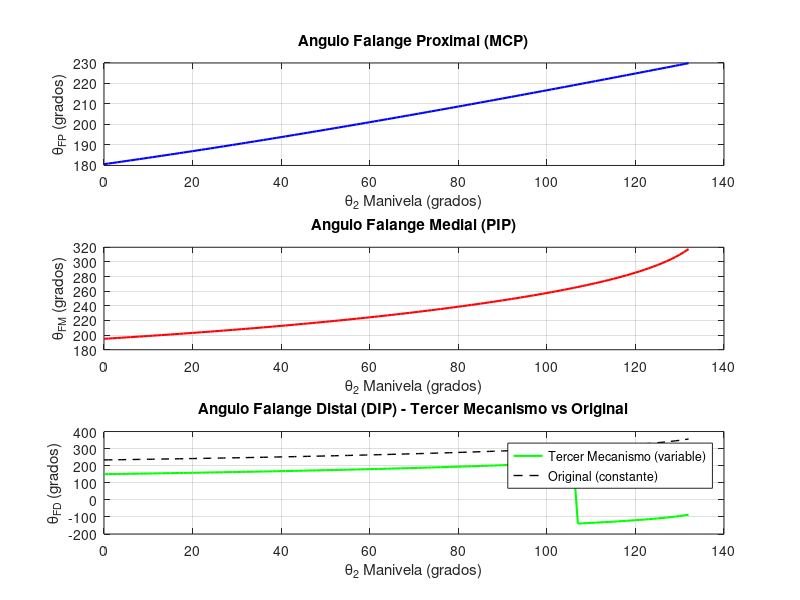

Write the MATLAB code that produced this figure. (Note: this script raises an error after producing the figure.)
% Analisis de posicion del mecanismo completo con TERCER MECANISMO DE 4 BARRAS
% para la falange distal (articulacion IFD/DIP)
% Autor: Basado en CinematicaExoFinal.m con adicion del tercer mecanismo
%
% DESCRIPCION:
% Este script implementa la cadena cinematica completa del exoesqueleto
% incluyendo un tercer mecanismo de 4 barras que proporciona movimiento
% VARIABLE e INDEPENDIENTE a la falange distal (articulacion DIP).
%
% El tercer mecanismo utiliza:
%   - Punto P3 (calculado por el segundo mecanismo) como punto de entrada
%   - Un punto de soporte S3 sobre la falange medial como pivote fijo
%   - Link9 = 25mm como acoplador
%   - Link10 = 35mm como balancin de salida
%   - La salida determina theta_fd de forma VARIABLE (ya no es constante)
%
% IMPORTANTE: Todo el mecanismo va montado SOBRE el dedo (no por debajo)

clear all;
close all;
clc;

%% ========================================================================
% PARAMETROS DE DISENO
% =========================================================================
% Parametros originales del exoesqueleto (dedo indice)
Bancada1 = 18;       % mm
Bancada2 = 20;       % mm
Link1 = 35;          % mm - Eslabon 1 del primer mecanismo 5B
Link2 = 49;          % mm - Eslabon 2 del primer mecanismo 5B
Link3 = 25;          % mm - Eslabon 3 del primer mecanismo 5B
Link4 = 20;          % mm - Eslabon 4 (manivela compartida)
Link5 = 25;          % mm - Eslabon 5
Link6 = 55;          % mm - Eslabon 6 del segundo mecanismo 5B
Link7 = 35;          % mm - Eslabon 7 (manivela segundo 4B)
Link8 = 52;          % mm - Eslabon 8 (acoplador segundo 4B)
Link9 = 25;          % mm - Eslabon 9 (acoplador TERCER 4B) - AHORA EN USO
Link10 = 35;         % mm - Eslabon 10 (balancin TERCER 4B) - AHORA EN USO
c2 = 46.01;          % mm - Distancia entre art. IFP y punto P3
TETHA2inicial = 0;   % grados - Angulo inicial manivela 5B
TETHA1inicial = 109; % grados - Angulo inicial manivela 4B
THETA14B = 90;       % grados - Angulo bancada primer 4B
hsp = 17;            % mm - Altura soportes falange proximal
dsp = 18;            % mm - Distancia soporte a articulacion
fp = 49;             % mm - Largo falange proximal
fm = 26;             % mm - Largo falange medial
fd = 24;             % mm - Largo falange distal
THETAauxfm = 51.39;  % grados - Angulo auxiliar falange medial
THETAauxfd = 38.78;  % grados - Angulo auxiliar falange distal (referencia)

% Parametros del TERCER MECANISMO DE 4 BARRAS (nuevos)
% Soporte S3: punto fijo sobre la falange medial, a una distancia dsp3
% desde la articulacion IFD (hacia IFP), a una altura hsp3 sobre la falange
hsp3 = 12;           % mm - Altura del soporte S3 sobre falange medial
dsp3 = 8;            % mm - Distancia del soporte S3 desde IFD hacia IFP
% Estas dimensiones son proporcionales a la falange medial (26mm)
% y mantienen el mecanismo compacto y SOBRE el dedo

omega2 = 10;         % RPM - Velocidad manivela
reng = 2;            % Relacion de engranaje

%% ========================================================================
% ASIGNACION DE VARIABLES PARA ECUACIONES
% =========================================================================

% Primer mecanismo de 5 barras
r4 = Link1;
r5 = Link2;
r2 = Link3;
r1 = Link4;
r3 = Bancada1/2;

% Primer mecanismo de 4 barras
a = Link4;
b = Link5;
c = sqrt(hsp^2+dsp^2); % Hipotenusa de los soportes de la falange proximal
d = Bancada2;

% Segundo mecanismo de 5 barras
r1m2 = fp - 2*dsp;  % Distancia entre soportes S1 y S2
r2m2 = Link7;
r3m2 = Link5/2;     % Mitad del Link 5
r4m2 = Link3;
r5m2 = Link6;

% Segundo mecanismo de 4 barras
a2 = Link7;
b2 = Link8;
% c2 se ingresa como parametro directo
d2 = sqrt(hsp^2 + dsp^2); % Hipotenusa soportes falange proximal

% Tercer mecanismo de 4 barras
% a3 = distancia de S3 a P3 (variable, se calcula en cada iteracion)
% b3 = Link9 (acoplador)
% c3 = Link10 (balancin - conecta al soporte de la falange distal)
% d3 = distancia de S3 al punto de conexion en falange distal (bancada)
b3 = Link9;          % 25 mm - acoplador
c3 = Link10;         % 35 mm - balancin
% d3 se calcula como la distancia del soporte S3 al pivote de salida
% El pivote de salida esta sobre la falange distal a una distancia hsp3
% desde la articulacion IFD
d3_frame = sqrt(hsp3^2 + dsp3^2); % Bancada del tercer mecanismo

%% ========================================================================
% CONFIGURACION DEL BUCLE PRINCIPAL
% =========================================================================
theta14B_rad = THETA14B*pi/180;
OMEGA2 = omega2*2*pi/60;
tiempototal = (2*pi)/OMEGA2;

jnodos = 360;
dtheta = 360/(jnodos);
dtiempo = tiempototal/jnodos;

% Numero de pasos (solo recorremos 132 grados como en el original)
npasos = 133;

% Preasignacion de vectores
tiempo = zeros(1,npasos);
THETA2 = zeros(1,npasos);
THETA1 = zeros(1,npasos);
pxP = zeros(1,npasos); pyP = zeros(1,npasos);
pxIFP = zeros(1,npasos); pyIFP = zeros(1,npasos);
pxIFD = zeros(1,npasos); pyIFD = zeros(1,npasos);
pxPF = zeros(1,npasos); pyPF = zeros(1,npasos);
pxS1 = zeros(1,npasos); pyS1 = zeros(1,npasos);
pxS2 = zeros(1,npasos); pyS2 = zeros(1,npasos);
pxM4 = zeros(1,npasos); pyM4 = zeros(1,npasos);
pxP2so = zeros(1,npasos); pyP2so = zeros(1,npasos);
pxP3 = zeros(1,npasos); pyP3 = zeros(1,npasos);
pxS3 = zeros(1,npasos); pyS3 = zeros(1,npasos);
THETAfp = zeros(1,npasos);
THETAfm = zeros(1,npasos);
THETAfd = zeros(1,npasos);
THETAfd_original = zeros(1,npasos);
THETA4am2 = zeros(1,npasos);
THETA4am3 = zeros(1,npasos); % Angulo del balancin del tercer 4B
valid = ones(1,npasos); % Flag de validez

%% ========================================================================
% BUCLE PRINCIPAL DE CALCULO
% =========================================================================
for j=1:npasos
    
tiempo(j) = (j-1)*dtiempo;
THETA2(j) = (j-1)*dtheta + TETHA2inicial;
theta2 = THETA2(j)*pi/180;

THETA1(j) = THETA2(j)/reng + TETHA1inicial;
theta1 = THETA1(j)*pi/180;

%% --- PRIMER MECANISMO DE 5 BARRAS ---
e_5b = (r1*sin(theta1) - r4*sin(theta2)) / (r4*cos(theta2) - r1*cos(theta1) + 2*r3);
temp1 = (2*(r1*r3*cos(theta1) + r3*r4*cos(theta2)) - r1^2 + r2^2 + r4^2 - r5^2);
f_5b = temp1 / (2*(r4*cos(theta2) - r1*cos(theta1) + 2*r3));

daux = e_5b^2 + 1;
g_5b = 2*(e_5b*f_5b - e_5b*r1*cos(theta1) + e_5b*r3 - r1*sin(theta1));
h_5b = f_5b^2 - 2*f_5b*(r1*cos(theta1) - r3) - 2*r1*r3*cos(theta1) + r1^2 + r3^2 - r2^2;

disc1 = g_5b^2 - 4*daux*h_5b;
if disc1 < 0
    valid(j) = 0; continue;
end

pyP(j) = (-g_5b + sqrt(disc1)) / (2*daux);
pxP(j) = e_5b*pyP(j) + f_5b;

%% --- PRIMER MECANISMO DE 4 BARRAS ---
k1 = d*cos(theta14B_rad) + a*cos(theta1);
k2 = d*sin(theta14B_rad) + a*sin(theta1);
k3 = k1^2 + k2^2 + c^2 - b^2;
A1_4b = -k3 - 2*k1*c;
B1_4b = 4*k2*c;
C1_4b = 2*k1*c - k3;

disc2 = B1_4b^2 - 4*A1_4b*C1_4b;
if disc2 < 0
    valid(j) = 0; continue;
end

tantheta42 = (-B1_4b - sqrt(disc2)) / (2*A1_4b);
theta4a = 2*atan(tantheta42);
THETA4a_val = theta4a*180/pi;
if THETA4a_val < 0
    THETA4a_val = 360 + THETA4a_val;
end

% Posicion falange proximal
THETAfp(j) = THETA4a_val + atand(hsp/dsp);
thetafp = deg2rad(THETAfp(j));
pxIFP(j) = fp*cos(thetafp) - d*cos(theta14B_rad) - r3;
pyIFP(j) = fp*sin(thetafp) - d*sin(theta14B_rad);

% Soportes S1 y S2
pxS1(j) = c*cos(theta4a) - d*cos(theta14B_rad) - r3;
pyS1(j) = c*sin(theta4a) - d*sin(theta14B_rad);
THETAps2 = THETAfp(j) - atand(hsp/(fp-dsp));
thetaps2 = deg2rad(THETAps2);
rs2 = sqrt(hsp^2 + (fp-dsp)^2);
pxS2(j) = rs2*cos(thetaps2) - d*cos(theta14B_rad) - r3;
pyS2(j) = rs2*sin(thetaps2) - d*sin(theta14B_rad);

% Punto M4
pxM4(j) = a*cos(theta1) - r3;
pyM4(j) = a*sin(theta1);

%% --- SEGUNDO MECANISMO DE 5 BARRAS (sistema secundario) ---
THETAroll = atan2d(pyM4(j) - pyS1(j), pxM4(j) - pxS1(j));
thetaroll = deg2rad(THETAroll);

THETA1m2so = atan2d(pyS2(j) - pyS1(j), pxS2(j) - pxS1(j));
if THETA1m2so < 0, THETA1m2so = 360 + THETA1m2so; end
THETA1m2_val = THETA1m2so - THETAroll;
theta1m2 = deg2rad(THETA1m2_val);

THETA2m2so = atan2d(pyP(j) - pyM4(j), pxP(j) - pxM4(j));
if THETA2m2so < 0, THETA2m2so = 360 + THETA2m2so; end
THETA2m2_val = THETA2m2so - THETAroll;
theta2m2 = deg2rad(THETA2m2_val);

% Solucion del segundo 5 barras
temp2 = (r4m2*cos(theta2m2) - r1m2*cos(theta1m2) + 2*r3m2);
if abs(temp2) < 1e-6
    valid(j) = 0; continue;
end
em2 = (r1m2*sin(theta1m2) - r4m2*sin(theta2m2)) / temp2;
temp3 = (2*(r1m2*r3m2*cos(theta1m2) + r3m2*r4m2*cos(theta2m2)) - r1m2^2 + r2m2^2 + r4m2^2 - r5m2^2);
fm2 = temp3 / (2*temp2);

dauxm2 = em2^2 + 1;
gm2 = 2*(em2*fm2 - em2*r1m2*cos(theta1m2) + em2*r3m2 - r1m2*sin(theta1m2));
hm2 = fm2^2 - 2*fm2*(r1m2*cos(theta1m2) - r3m2) - 2*r1m2*r3m2*cos(theta1m2) + r1m2^2 + r3m2^2 - r2m2^2;

disc3 = gm2^2 - 4*dauxm2*hm2;
if disc3 < 0
    valid(j) = 0; continue;
end

pyP2_loc = (-gm2 + sqrt(disc3)) / (2*dauxm2);
pxP2_loc = em2*pyP2_loc + fm2;

% Traslado al sistema original
p2_mag = sqrt(pxP2_loc^2 + pyP2_loc^2);
THETA2p2 = atan2d(pyP2_loc, pxP2_loc);
theta2p2 = deg2rad(THETA2p2);

pxAUX = (pxS1(j) + pxM4(j))/2;
pyAUX = (pyS1(j) + pyM4(j))/2;

pxP2so(j) = p2_mag*cos(theta2p2 + thetaroll) + pxAUX;
pyP2so(j) = p2_mag*sin(theta2p2 + thetaroll) + pyAUX;

%% --- SEGUNDO MECANISMO DE 4 BARRAS ---
THETA14B2 = atan2d(pyS2(j) - pyIFP(j), pxS2(j) - pxIFP(j));
theta14B2 = deg2rad(THETA14B2);
THETA24B2 = atan2d(pyP2so(j) - pyS2(j), pxP2so(j) - pxS2(j));
if THETA24B2 < 0, THETA24B2 = 360 + THETA24B2; end
theta24B2 = deg2rad(THETA24B2);

k1m2 = d2*cos(theta14B2) + a2*cos(theta24B2);
k2m2 = d2*sin(theta14B2) + a2*sin(theta24B2);
k3m2 = k1m2^2 + k2m2^2 + c2^2 - b2^2;
A1m2 = -k3m2 - 2*k1m2*c2;
B1m2 = 4*k2m2*c2;
C1m2 = 2*k1m2*c2 - k3m2;

disc4 = B1m2^2 - 4*A1m2*C1m2;
if disc4 < 0
    valid(j) = 0; continue;
end

tantheta42m2 = (-B1m2 - sqrt(disc4)) / (2*A1m2);
theta4am2 = 2*atan(tantheta42m2);
THETA4am2(j) = theta4am2*180/pi;
if THETA4am2(j) < 0
    THETA4am2(j) = 360 + THETA4am2(j);
end

% Coordenadas del punto P3
pxP3(j) = pxIFP(j) + c2*cos(deg2rad(THETA4am2(j)));
pyP3(j) = pyIFP(j) + c2*sin(deg2rad(THETA4am2(j)));

% Posicion de la falange medial
THETAfm(j) = THETA4am2(j) + THETAauxfm;
thetafm = deg2rad(THETAfm(j));

pxIFD(j) = fm*cos(thetafm) + pxIFP(j);
pyIFD(j) = fm*sin(thetafm) + pyIFP(j);

% =====================================================================
% CALCULO ORIGINAL de theta_fd (constante) - para comparacion
THETAfd_original(j) = THETAfm(j) + THETAauxfd;

%% --- TERCER MECANISMO DE 4 BARRAS (NUEVO) ---
% Este mecanismo proporciona movimiento VARIABLE a la falange distal.
%
% Configuracion del tercer mecanismo de 4 barras:
%   - Bancada (frame): distancia de S3 a un pivote D3 sobre falange distal
%     S3 esta fijo sobre la falange medial (se mueve con ella)
%     D3 esta sobre la falange distal (es el punto que determina theta_fd)
%   - Manivela (input): eslabon que conecta S3 con P3
%     (P3 es el punto calculado por el 2do mecanismo, se mueve)
%   - Acoplador: Link9 = 25 mm (conecta P3 con D3 a traves de un punto)
%   - Balancin (output): Link10 = 35 mm (determina el angulo de salida)
%
% El punto S3 se ubica sobre la falange medial:
%   S3 = IFD + rotacion(thetafm - pi) * [dsp3; hsp3]
%   Es decir, esta a dsp3 mm ANTES de IFD y hsp3 mm POR ENCIMA

% Calculo de la posicion del soporte S3 (fijo en la falange medial)
% S3 esta a una distancia dsp3 de IFD hacia IFP, y hsp3 por encima
theta_s3_offset = atan2(hsp3, dsp3);
dist_s3 = sqrt(hsp3^2 + dsp3^2);
% La direccion "hacia IFP" desde IFD es thetafm + pi (180 grados opuesto)
% El soporte esta ARRIBA, por lo que sumamos el offset angular
theta_s3_abs = thetafm + pi - theta_s3_offset;
pxS3(j) = pxIFD(j) + dist_s3*cos(theta_s3_abs);
pyS3(j) = pyIFD(j) + dist_s3*sin(theta_s3_abs);

% Ahora resolvemos el tercer mecanismo de 4 barras
% Variables del tercer 4B:
%   - Bancada del 3er 4B: distancia entre S3 y un pivote fijo D3
%     D3 esta sobre la falange distal, a una distancia similar (hsp3, dsp3)
%     desde IFD pero en la direccion de la falange distal
%   - Para el tercer mecanismo:
%     * La "entrada" es el angulo del vector S3->P3
%     * La "bancada" es d3_frame (distancia fija S3 a D3_base)
%     * El acoplador es Link9
%     * El balancin es Link10
%
% Definicion geometrica:
%   a3 = distancia de S3 a P3 (longitud de la manivela de entrada)
%        Nota: esta cambia en cada paso, pero lo que es constante
%        es que P3 es el punto de entrada conducido por el 2do mecanismo
%   Sin embargo, para un mecanismo de 4 barras standard, necesitamos
%   una manivela de longitud fija. La solucion es:
%   La "manivela" del tercer 4B NO es S3->P3 directamente.
%   En su lugar, usamos la formulacion clasica donde:
%     - El eslabon de entrada (a3) conecta S3 con un punto Q3
%       que se mueve segun el angulo del vector S3->P3
%     - Usamos un eslabon de longitud fija desde S3 hasta un punto
%       intermedio, y P3 conduce ese angulo.
%
% SOLUCION ADOPTADA:
%   Usamos la posicion relativa de P3 respecto a S3 para definir el
%   angulo de entrada del tercer 4B. La "manivela" tiene longitud fija
%   definida como la distancia media S3-P3. Para manejar la variacion
%   de distancia, el acoplador (Link9) absorbe la diferencia mediante
%   un punto deslizante, PERO esto complicaria el diseno.
%
%   ALTERNATIVA MAS SIMPLE Y MECANICAMENTE VIABLE:
%   Conectar P3 directamente a un eslabon (Link9) que va al pivote de
%   salida en la falange distal. Es decir:
%   - P3 es el punto de entrada (se mueve con el 2do mecanismo)
%   - Link9 conecta P3 con un punto D3 (pivote en la falange distal)
%   - Link10 conecta D3 con S3 (triangulo de cierre)
%   - S3 es fijo en la falange medial
%   - IFD es la articulacion entre medial y distal
%
%   Esto forma un mecanismo de 4 barras:
%   Eslabones: S3-IFD (parte de falange medial, fijo) = bancada local
%              IFD-D3 (parte de falange distal) = balancin de salida
%              D3-P3 = Link9 (acoplador)
%              P3-S3 = variable (conducido por 2do mecanismo)
%
%   PERO la longitud P3-S3 varia...
%   SOLUCION FINAL: Usar P3 como punto del acoplador extendido del
%   segundo mecanismo, y resolver un lazo cerrado:
%   S3 -> P3 -> (Link9) -> D3 -> (Link10) -> S3
%   donde S3 y D3 estan definidos por sus posiciones relativas.

% Formulacion final del tercer mecanismo:
% Es un mecanismo RSSR (equivalente a 4 barras en 2D):
%   Lazo: IFD -> S3 -> P3 -> Q3 -> IFD
%   donde Q3 es un punto sobre la falange distal
%
% Simplificacion practica:
% Usaremos la distancia P3-IFD como "manivela variable" y resolveremos
% para el angulo de la falange distal que satisface:
%   P3 esta conectado a un punto D3 en la falange distal mediante Link9
%   D3 esta a una distancia Link10 de IFD sobre la falange distal
%
% Lazo vectorial del tercer 4B:
%   IFD + Link10*[cos(theta_fd); sin(theta_fd)] = D3
%   |P3 - D3| = Link9
%
% Esto nos da: |P3 - IFD - Link10*[cos(tfd); sin(tfd)]|^2 = Link9^2
% Expandiendo:
%   (pxP3-pxIFD-Link10*cos(tfd))^2 + (pyP3-pyIFD-Link10*sin(tfd))^2 = Link9^2
%
% Sea dx = pxP3(j) - pxIFD(j), dy = pyP3(j) - pyIFD(j)
% (dx - Link10*cos(tfd))^2 + (dy - Link10*sin(tfd))^2 = Link9^2
% dx^2 - 2*dx*Link10*cos(tfd) + Link10^2*cos^2(tfd) + 
% dy^2 - 2*dy*Link10*sin(tfd) + Link10^2*sin^2(tfd) = Link9^2
% dx^2 + dy^2 + Link10^2 - 2*Link10*(dx*cos(tfd) + dy*sin(tfd)) = Link9^2
%
% Sea R = sqrt(dx^2 + dy^2), phi = atan2(dy, dx)
% R^2 + Link10^2 - Link9^2 = 2*Link10*(dx*cos(tfd) + dy*sin(tfd))
% R^2 + Link10^2 - Link9^2 = 2*Link10*R*cos(tfd - phi)
%
% cos(tfd - phi) = (R^2 + Link10^2 - Link9^2) / (2*Link10*R)
%
% Usando sustitucion de media tangente t = tan(tfd/2):
% cos(tfd) = (1-t^2)/(1+t^2), sin(tfd) = 2t/(1+t^2)

dx3 = pxP3(j) - pxIFD(j);
dy3 = pyP3(j) - pyIFD(j);
R3 = sqrt(dx3^2 + dy3^2);
phi3 = atan2(dy3, dx3);

% Verificar condicion de existencia (desigualdad triangular)
if R3 > (Link10 + Link9) || R3 < abs(Link10 - Link9)
    % Si no se cumple, mantener theta_fd original (constante)
    THETAfd(j) = THETAfd_original(j);
    valid(j) = 0;
else
    % Resolver: cos(tfd - phi3) = (R3^2 + Link10^2 - Link9^2)/(2*Link10*R3)
    cos_arg = (R3^2 + Link10^2 - Link9^2) / (2*Link10*R3);
    
    % Asegurar que cos_arg esta en [-1, 1]
    if abs(cos_arg) > 1
        THETAfd(j) = THETAfd_original(j);
        valid(j) = 0;
    else
        % Dos soluciones: tfd = phi3 +/- acos(cos_arg)
        delta_angle = acos(cos_arg);
        
        % Solucion 1 (por encima - mecanismo SOBRE el dedo)
        tfd_sol1 = phi3 + delta_angle;
        % Solucion 2 (por debajo)
        tfd_sol2 = phi3 - delta_angle;
        
        % Seleccionar la solucion que mantiene el mecanismo SOBRE el dedo
        % El mecanismo debe estar sobre el dedo, lo que significa que D3
        % debe estar por encima de la linea de la falange.
        % La falange distal apunta en direccion thetafm + algo positivo,
        % y D3 debe estar "por encima" (angulo mayor que la falange)
        
        % Criterio: D3 debe estar SOBRE la falange medial/distal
        % Es decir, la componente perpendicular de D3-IFD respecto a
        % la direccion de la falange medial debe ser positiva (arriba)
        
        % Para la solucion sobre el dedo, escogemos la que tiene
        % mayor componente Y relativa (sobre el dedo)
        D3_y_sol1 = Link10*sin(tfd_sol1);
        D3_y_sol2 = Link10*sin(tfd_sol2);
        
        % La direccion "arriba" del dedo en la zona IFD es perpendicular
        % a la falange medial: thetafm + pi/2
        dir_up = thetafm + pi/2;
        
        % Proyeccion de D3 sobre la direccion "arriba"
        proj1 = Link10*cos(tfd_sol1 - dir_up);
        proj2 = Link10*cos(tfd_sol2 - dir_up);
        
        % Escogemos la solucion con mayor proyeccion positiva (sobre el dedo)
        if proj1 >= proj2
            THETAfd(j) = tfd_sol1 * 180/pi;
        else
            THETAfd(j) = tfd_sol2 * 180/pi;
        end
        
        % Guardar el angulo del balancin para referencia
        THETA4am3(j) = THETAfd(j);
    end
end

% Posicion de la falange distal con theta_fd VARIABLE
thetafd = deg2rad(THETAfd(j));
pxPF(j) = fd*cos(thetafd) + pxIFD(j);
pyPF(j) = fd*sin(thetafd) + pyIFD(j);

end % Fin del bucle principal

%% ========================================================================
% VERIFICACION DE RANGOS DE MOVIMIENTO
% =========================================================================
fprintf('\n========================================\n');
fprintf('VERIFICACION DE RANGOS DE MOVIMIENTO\n');
fprintf('========================================\n');

% Filtrar solo los pasos validos
idx_valid = find(valid == 1);
if isempty(idx_valid)
    error('No se encontraron posiciones validas. Revisar parametros.');
end

% Rangos articulares
range_fp = max(THETAfp(idx_valid)) - min(THETAfp(idx_valid));
range_fm = max(THETAfm(idx_valid)) - min(THETAfm(idx_valid));
range_fd = max(THETAfd(idx_valid)) - min(THETAfd(idx_valid));
range_fd_orig = max(THETAfd_original(idx_valid)) - min(THETAfd_original(idx_valid));

fprintf('\nRango de la Falange Proximal (MCP): %.2f grados\n', range_fp);
fprintf('  Min: %.2f, Max: %.2f\n', min(THETAfp(idx_valid)), max(THETAfp(idx_valid)));
fprintf('\nRango de la Falange Medial (PIP): %.2f grados\n', range_fm);
fprintf('  Min: %.2f, Max: %.2f\n', min(THETAfm(idx_valid)), max(THETAfm(idx_valid)));
fprintf('\nRango de la Falange Distal (DIP) - TERCER MECANISMO: %.2f grados\n', range_fd);
fprintf('  Min: %.2f, Max: %.2f\n', min(THETAfd(idx_valid)), max(THETAfd(idx_valid)));
fprintf('\nRango de la Falange Distal (DIP) - ORIGINAL (constante): %.2f grados\n', range_fd_orig);
fprintf('  Min: %.2f, Max: %.2f\n', min(THETAfd_original(idx_valid)), max(THETAfd_original(idx_valid)));

% Movimiento relativo entre falanges
rel_PIP_MCP = THETAfm(idx_valid) - THETAfp(idx_valid);
rel_DIP_PIP = THETAfd(idx_valid) - THETAfm(idx_valid);
rel_DIP_PIP_orig = THETAfd_original(idx_valid) - THETAfm(idx_valid);

fprintf('\n--- MOVIMIENTO RELATIVO ---\n');
fprintf('PIP relativo a MCP: %.2f grados de rango\n', max(rel_PIP_MCP) - min(rel_PIP_MCP));
fprintf('DIP relativo a PIP (TERCER MECANISMO): %.2f grados de rango\n', max(rel_DIP_PIP) - min(rel_DIP_PIP));
fprintf('DIP relativo a PIP (ORIGINAL constante): %.2f grados de rango\n', max(rel_DIP_PIP_orig) - min(rel_DIP_PIP_orig));

fprintf('\n--- VALIDACION ---\n');
fprintf('Pasos validos: %d de %d (%.1f%%)\n', length(idx_valid), npasos, 100*length(idx_valid)/npasos);

if max(rel_DIP_PIP) - min(rel_DIP_PIP) > 1
    fprintf('EXITO: La falange distal tiene movimiento VARIABLE e INDEPENDIENTE\n');
    fprintf('       respecto a la falange medial (%.2f grados de variacion)\n', ...
            max(rel_DIP_PIP) - min(rel_DIP_PIP));
else
    fprintf('ATENCION: El movimiento DIP es casi constante. Revisar parametros.\n');
end

fprintf('\n========================================\n');

%% ========================================================================
% GRAFICAS DE RESULTADOS
% =========================================================================

% Figura 1: Angulos articulares individuales
figure(1);
subplot(3,1,1);
plot(THETA2(idx_valid), THETAfp(idx_valid), 'b-', 'LineWidth', 1.5);
xlabel('\theta_2 Manivela (grados)');
ylabel('\theta_{FP} (grados)');
title('Angulo Falange Proximal (MCP)');
grid on;

subplot(3,1,2);
plot(THETA2(idx_valid), THETAfm(idx_valid), 'r-', 'LineWidth', 1.5);
xlabel('\theta_2 Manivela (grados)');
ylabel('\theta_{FM} (grados)');
title('Angulo Falange Medial (PIP)');
grid on;

subplot(3,1,3);
plot(THETA2(idx_valid), THETAfd(idx_valid), 'g-', 'LineWidth', 1.5);
hold on;
plot(THETA2(idx_valid), THETAfd_original(idx_valid), 'k--', 'LineWidth', 1);
xlabel('\theta_2 Manivela (grados)');
ylabel('\theta_{FD} (grados)');
title('Angulo Falange Distal (DIP) - Tercer Mecanismo vs Original');
legend('Tercer Mecanismo (variable)', 'Original (constante)', 'Location', 'best');
grid on;
hold off;
sgtitle('Angulos Articulares del Exoesqueleto con Tercer Mecanismo');

% Figura 2: Movimiento relativo entre falanges
figure(2);
subplot(2,1,1);
plot(THETA2(idx_valid), rel_PIP_MCP, 'm-', 'LineWidth', 1.5);
xlabel('\theta_2 Manivela (grados)');
ylabel('PIP - MCP (grados)');
title('Movimiento Relativo PIP respecto a MCP');
grid on;

subplot(2,1,2);
plot(THETA2(idx_valid), rel_DIP_PIP, 'c-', 'LineWidth', 1.5);
hold on;
plot(THETA2(idx_valid), rel_DIP_PIP_orig, 'k--', 'LineWidth', 1);
xlabel('\theta_2 Manivela (grados)');
ylabel('DIP - PIP (grados)');
title('Movimiento Relativo DIP respecto a PIP');
legend('Tercer Mecanismo (variable)', 'Original (constante)', 'Location', 'best');
grid on;
hold off;
sgtitle('Movimiento Relativo entre Falanges');

% Figura 3: Trayectorias de las articulaciones
figure(3);
plot(pxIFP(idx_valid), pyIFP(idx_valid), 'b-', 'LineWidth', 1.5, 'DisplayName', 'IFP (PIP)');
hold on;
plot(pxIFD(idx_valid), pyIFD(idx_valid), 'r-', 'LineWidth', 1.5, 'DisplayName', 'IFD (DIP)');
plot(pxPF(idx_valid), pyPF(idx_valid), 'g-', 'LineWidth', 1.5, 'DisplayName', 'Punta (Tercer Mec.)');
scatter(-r3, -d, 80, 'k', 'filled', 'DisplayName', 'Art. MCF');
scatter(0, 0, 80, 'r', 'filled', 'DisplayName', 'Origen');
xlabel('Coordenadas en X (mm)');
ylabel('Coordenadas en Y (mm)');
title('Trayectorias de las Articulaciones');
legend('Location', 'best');
grid on;
axis equal;
hold off;

% Figura 4: Mecanismo completo en posiciones representativas
figure(4);
hold on;
positions = round(linspace(idx_valid(1), idx_valid(end), 5));
colors = {'b', 'r', 'g', 'm', 'k'};
for ip = 1:length(positions)
    jj = positions(ip);
    if valid(jj) == 0, continue; end
    col = colors{ip};
    
    % Falange proximal: MCF -> IFP
    mcf_x = -r3; mcf_y = -d;
    plot([mcf_x, pxIFP(jj)], [mcf_y, pyIFP(jj)], [col '-'], 'LineWidth', 2);
    
    % Falange medial: IFP -> IFD
    plot([pxIFP(jj), pxIFD(jj)], [pyIFP(jj), pyIFD(jj)], [col '-'], 'LineWidth', 2);
    
    % Falange distal: IFD -> Punta
    plot([pxIFD(jj), pxPF(jj)], [pyIFD(jj), pyPF(jj)], [col '-'], 'LineWidth', 2);
    
    % Puntos articulares
    plot(pxIFP(jj), pyIFP(jj), [col 'o'], 'MarkerSize', 6, 'MarkerFaceColor', col);
    plot(pxIFD(jj), pyIFD(jj), [col 's'], 'MarkerSize', 6, 'MarkerFaceColor', col);
    plot(pxPF(jj), pyPF(jj), [col '^'], 'MarkerSize', 6, 'MarkerFaceColor', col);
    
    % Punto P3 y soporte S3
    plot(pxP3(jj), pyP3(jj), [col 'x'], 'MarkerSize', 8, 'LineWidth', 2);
    plot(pxS3(jj), pyS3(jj), [col 'd'], 'MarkerSize', 6, 'MarkerFaceColor', col);
    
    % Link del tercer mecanismo: P3 -> D3 (Link9)
    thetafd_j = deg2rad(THETAfd(jj));
    D3x = pxIFD(jj) + Link10*cos(thetafd_j);
    D3y = pyIFD(jj) + Link10*sin(thetafd_j);
    plot([pxP3(jj), D3x], [pyP3(jj), D3y], [col ':'], 'LineWidth', 1.5);
    plot(D3x, D3y, [col 'p'], 'MarkerSize', 8, 'MarkerFaceColor', col);
end
scatter(-r3, -d, 100, 'k', 'filled', 'DisplayName', 'MCF');
xlabel('Coordenadas en X (mm)');
ylabel('Coordenadas en Y (mm)');
title('Mecanismo Completo en 5 Posiciones (con Tercer 4B para DIP)');
grid on;
axis equal;
hold off;

% Figura 5: Validacion del punto P3 y tercer mecanismo
figure(5);
plot(pxP3(idx_valid), pyP3(idx_valid), 'r-', 'LineWidth', 1.5, 'DisplayName', 'Trayectoria P3');
hold on;
plot(pxS3(idx_valid), pyS3(idx_valid), 'b-', 'LineWidth', 1.5, 'DisplayName', 'Trayectoria S3');
plot(pxIFD(idx_valid), pyIFD(idx_valid), 'k-', 'LineWidth', 1, 'DisplayName', 'Trayectoria IFD');
xlabel('Coordenadas en X (mm)');
ylabel('Coordenadas en Y (mm)');
title('Trayectorias P3, S3 e IFD (Tercer Mecanismo)');
legend('Location', 'best');
grid on;
axis equal;
hold off;

fprintf('\nGraficas generadas correctamente.\n');
fprintf('El tercer mecanismo de 4 barras permite movimiento DIP VARIABLE.\n');
